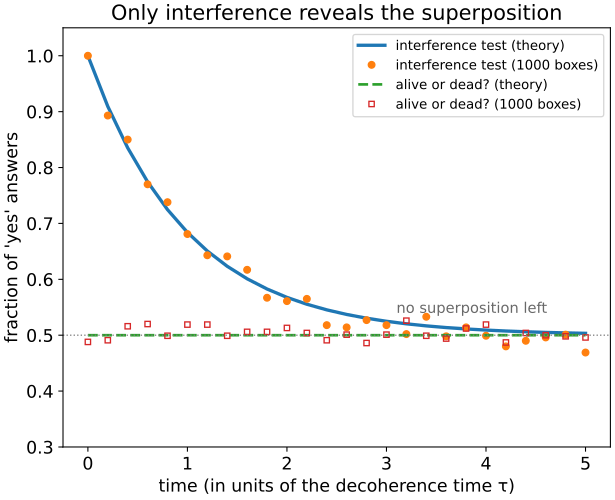

Python code for this plot:
# cat_interference.py – From “Schrödinger's Cat: The Thought Experiment Explained”
# https://wildbionics.com/articles/schroedingers-cat/ · Code: MIT licence
# Needs: python3 -m pip install numpy matplotlib
# Run: python3 cat_interference.py   (https://wildbionics.com/run-code/)

import numpy as np
import matplotlib.pyplot as plt

BOXES = 1000        # boxes opened per point in time (repetitions of the experiment)
TAU = 1.0           # decoherence time – the unit of time on the x axis
rng = np.random.default_rng(1)


def density_matrix(t):
    """State after time t: the equal superposition (|alive⟩ + |dead⟩)/√2,
    whose coherence – the off-diagonal entry – decays as the environment 'watches'."""
    coherence = 0.5 * np.exp(-t / TAU)
    return np.array([[0.5, coherence],
                     [coherence, 0.5]])


def probabilities(rho):
    """Born rule for two measurements on the same state.
    'Alive or dead?' asks for |alive⟩; the interference test asks for (|alive⟩ + |dead⟩)/√2."""
    p_alive = rho[0, 0]
    p_interference = 0.5 * (rho[0, 0] + rho[1, 1]) + rho[0, 1]
    return p_alive, p_interference


def open_boxes(p):
    """Each box gives one yes/no answer; return the fraction of 'yes' among BOXES boxes."""
    return rng.binomial(BOXES, p) / BOXES


print("time/τ   alive: theory  measured   interference: theory  measured")
for t in [0, 0.5, 1, 2, 5]:
    p_alive, p_int = probabilities(density_matrix(t))
    print(f"{t:6.1f}   {p_alive:13.3f}  {open_boxes(p_alive):8.3f}   {p_int:20.3f}  {open_boxes(p_int):8.3f}")
p_mix = probabilities(np.diag([0.5, 0.5]))[1]
print(f"a box that is simply alive or dead (no superposition): interference {p_mix:.3f}")

times = np.linspace(0, 5, 26)
exact = np.array([probabilities(density_matrix(t)) for t in times])
measured = np.array([[open_boxes(p) for p in row] for row in exact])
plt.rcParams["font.size"] = 13      # large type: the chart stays readable on a phone
fig, ax = plt.subplots(figsize=(6.4, 5.2), layout="constrained")
ax.plot(times, exact[:, 1], lw=2.5, label="interference test (theory)")
ax.plot(times, measured[:, 1], "o", ms=5, label=f"interference test ({BOXES} boxes)")
ax.plot(times, exact[:, 0], "--", lw=2, label="alive or dead? (theory)")
ax.plot(times, measured[:, 0], "s", ms=4, mfc="none", label=f"alive or dead? ({BOXES} boxes)")
ax.axhline(0.5, color="gray", lw=1, ls=":")
ax.text(3.1, 0.54, "no superposition left", color="dimgray", fontsize=11)
ax.set_xlabel("time (in units of the decoherence time τ)")
ax.set_ylabel("fraction of 'yes' answers")
ax.set_title("Only interference reveals the superposition")
ax.set_ylim(0.3, 1.05)
ax.legend(loc="upper right", fontsize=10)
plt.show()
